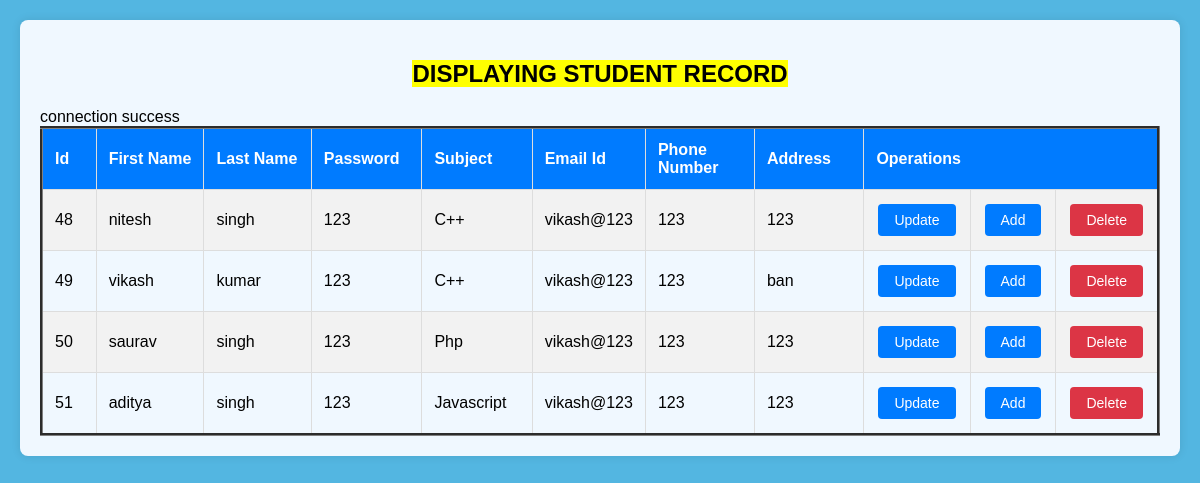
The page /school_management/student_display.php on the database its author committed.
### tables this page shows
CREATE TABLE `student` (
  `id` int(11) NOT NULL,
  `fname` varchar(30) NOT NULL,
  `lname` varchar(30) NOT NULL,
  `password` varchar(30) NOT NULL,
  `cpassword` varchar(30) NOT NULL,
  `gender` varchar(20) NOT NULL,
  `email` varchar(30) NOT NULL,
  `phone` varchar(30) NOT NULL,
  `address` varchar(50) NOT NULL
);

### school_management/student_display.php (the view, shortened to what this page needs)
<!DOCTYPE html>
<html>
<head>
</head>
<body>
    <div class="container">
        <h2><mark>DISPLAYING STUDENT RECORD</mark></h2>
        <table border="3" cellspacing="7">
            <tr>
                <th width="5%">Id</th>
                <th width="10%">First Name</th>
                <th width="10%">Last Name</th>
                <th width="10%">Password</th>
                <th width="10%">Subject</th>
                <th width="10%">Email Id</th>
                <th width="10%">Phone Number</th>
                <th width="10%">Address</th>
                <th colspan="3" width="15%">Operations</th>
            </tr>
            <?php
            include("connection.php");
            $query = "SELECT * FROM student";
            $data = mysqli_query($conn, $query);
            $total = mysqli_num_rows($data);
            if ($total != 0) {
                while ($result = mysqli_fetch_assoc($data)) {
                    echo "<tr>
                        <td>" . htmlspecialchars($result['id']) . "</td>
                        <td>" . htmlspecialchars($result['fname']) . "</td>
                        <td>" . htmlspecialchars($result['lname']) . "</td>
                        <td>" . htmlspecialchars($result['password']) . "</td>
                        <td>" . htmlspecialchars($result['gender']) . "</td>
                        <td>" . htmlspecialchars($result['email']) . "</td>
                        <td>" . htmlspecialchars($result['phone']) . "</td>
                        <td>" . htmlspecialchars($result['address']) . "</td>
                        <td class='operations'>
                            <a href='studentupdate_detail.php?result=" . urlencode(json_encode($result)) . "'>Update</a>
                        </td>
                        <td class='operations'>
                            <a href='studentadd_detail.php'>Add</a>
                        </td>
                        <td class='operations'>
                            <form method='post' action='student_display.php'>
                                <input type='hidden' name='delete_id' value='" . htmlspecialchars($result['id']) . "'>
                                <input type='submit' value='Delete' onclick='return confirm(\"Are you sure you want to delete this record?\");'>
                            </form>
                        </td>
                    </tr>";
                }
            } else {
                echo "<tr><td colspan='11' style='text-align:center;'>No record found</td></tr>";
            }
            ?>
        </table>
    </div>
</body>
</html>

### school_management/student_display.php (style rules this page uses)
body { background-color: #53b6e1; font-family: Arial, sans-serif; margin: 0; padding: 20px; display: flex; justify-content: center; }
.container { width: 100%; max-width: 1200px; background-color: aliceblue; border-radius: 8px; box-shadow: 0 0 10px rgba(0, 0, 0, 0.1); padding: 20px; box-sizing: border-box; }
h2 { text-align: center; color: #007bff; margin-bottom: 20px; }
table { width: 100%; border-collapse: collapse; }
th, td { padding: 12px; border: 1px solid #ddd; text-align: left; }
th { background-color: #007bff; color: white; }
tr:nth-child(even) { background-color: #f2f2f2; }
.operations a, .operations form { display: inline-block; margin: 2px; }
.operations a { padding: 8px 16px; border-radius: 4px; background-color: #007bff; color: white; text-decoration: none; text-align: center; font-size: 14px; }
.operations form input[type="submit"] { padding: 8px 16px; border: none; border-radius: 4px; background-color: #dc3545; color: white; cursor: pointer; font-size: 14px; }

### rows shown on the page
student: id "48", fname "nitesh", lname "singh", password "123", gender "C++", email "vikash@123", phone "123", address "123"
student: id "49", fname "vikash", lname "kumar", password "123", gender "C++", email "vikash@123", phone "123", address "ban"
student: id "50", fname "saurav", lname "singh", password "123", gender "Php", email "vikash@123", phone "123", address "123"
student: id "51", fname "aditya", lname "singh", password "123", gender "Javascript", email "vikash@123", phone "123", address "123"
